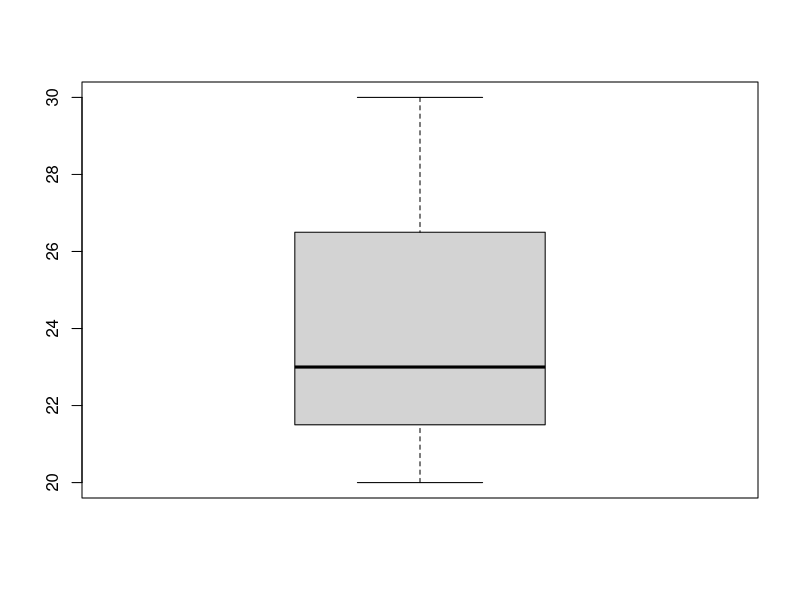

R code for this plot:
names<-c("reyna","jett","sova")
age<-c(20,23,30)
marks<-c(20,25,35)
df<-data.frame(names,age,marks)
boxplot(df $age)